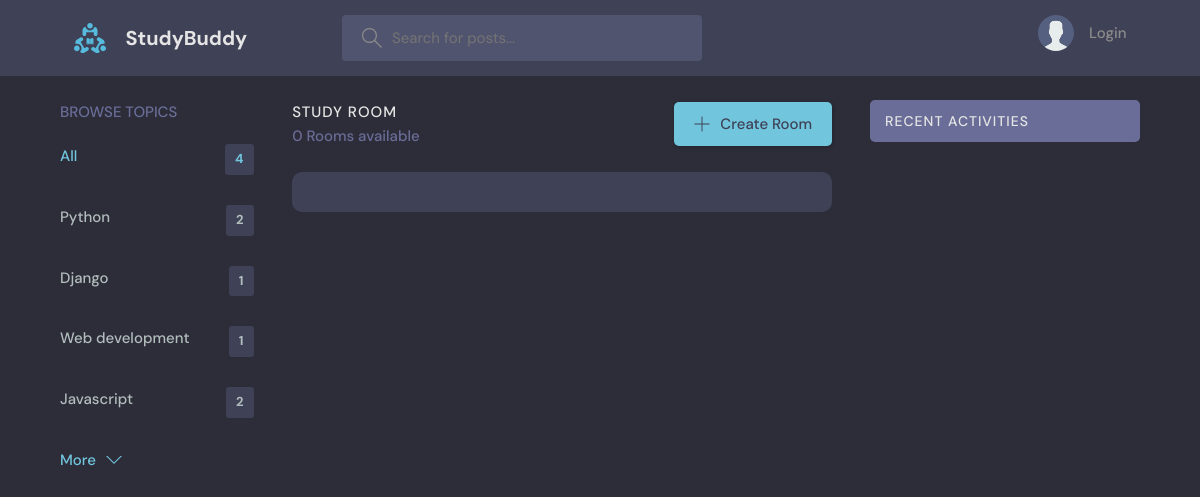
/?q=Roblox, run on an earlier commit of the app's database.
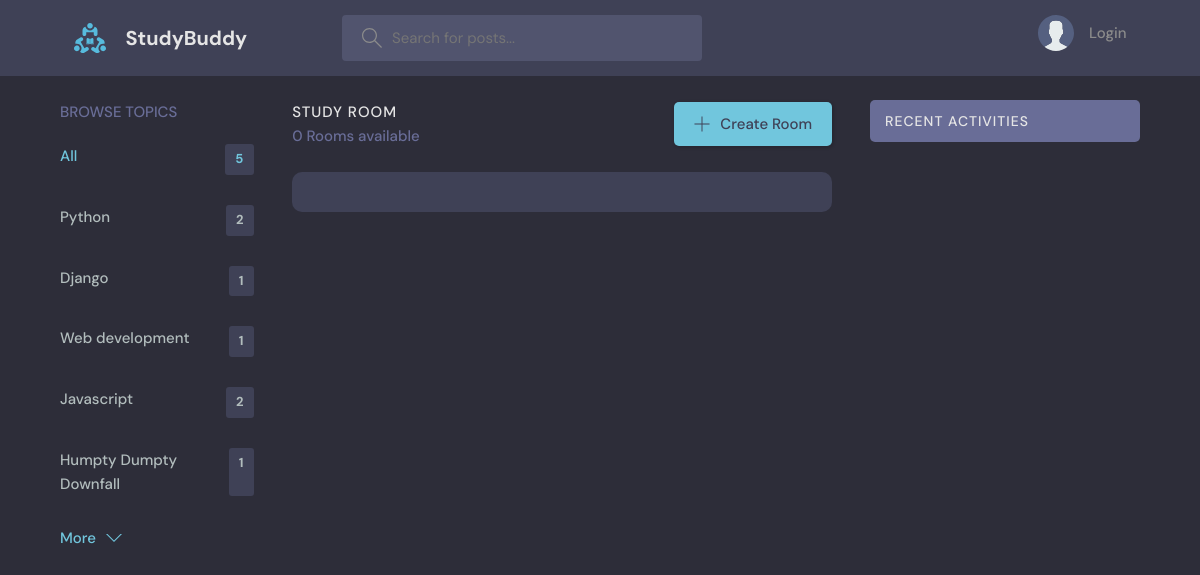
And on a later commit of the database.
### base/models.py (models this page shows, shortened)
class Topic(models.Model):
    name = models.CharField(max_length=200)

### base/views.py (the view)
# urls.py: path('', views.home, name="home"),
def home(request):
    q = request.GET.get('q') if request.GET.get('q') != None else ''
    rooms = Room.objects.filter(
            Q(topic__name__icontains=q) |
            Q(name__icontains=q) |
            Q(description__icontains=q)
    )
    topics = Topic.objects.all()[0:5]
    room_count = rooms.count()
    room_messages = Message.objects.filter(Q(room__topic__name__icontains=q))
    context = {'rooms': rooms, 'topics': topics, 'room_count': room_count, 'room_messages': room_messages}
    return render(request, 'base/home.html', context)

### base/templates/base/home.html (shortened to what this page needs)
{% extends 'main.html' %}
{% block content %}
    <main class="layout layout--3">
      <div class="container">
		{% include 'base/topics_component.html' %}
        <div class="roomList">
          <div class="roomList__header">
            <div>
              <h2>Study Room</h2>
	      <p>{{room_count}} Rooms available</p>
            </div>
	    <a class="btn btn--main" href="{% url 'create-room' %}">
              <svg version="1.1" xmlns="http://www.w3.org/2000/svg" width="32" height="32" viewBox="0 0 32 32">
                <title>add</title>
                <path
                  d="M16.943 0.943h-1.885v14.115h-14.115v1.885h14.115v14.115h1.885v-14.115h14.115v-1.885h-14.115v-14.115z"
                ></path>
              </svg>
              Create Room
            </a>
          </div>
	{% include 'base/feed_component.html' %}
	</div>
	{% include 'base/activity_component.html' %}
      </div>
    </main>
{% endblock content %}

### base/templates/base/topics_component.html
        <div class="topics">
          <div class="topics__header">
            <h2>Browse Topics</h2>
          </div>
          <ul class="topics__list">
            <li>
		    <a href="{% url 'home' %}" class="active">All <span>{{topics.count}}</span></a>
            </li>
	    	{% for topic in topics %}
		<li>
			<a href="{% url 'home'  %}?q={{topic.name}}">{{topic.name}}<span>{{topic.room_set.all.count}}</span></a>
		</li>
		{% endfor %}
          </ul>
	  <a class="btn btn--link" href="{% url 'topics' %}">
            More
            <svg version="1.1" xmlns="http://www.w3.org/2000/svg" width="32" height="32" viewBox="0 0 32 32">
              <title>chevron-down</title>
              <path d="M16 21l-13-13h-3l16 16 16-16h-3l-13 13z"></path>
            </svg>
          </a>
        </div>

What changed in the data, as far as the page shows it:
added Topic: name "Humpty Dumpty Downfall", room_set.all.count "1"
Also different on the page:
{{ topics.count }}: "4" → "5"
